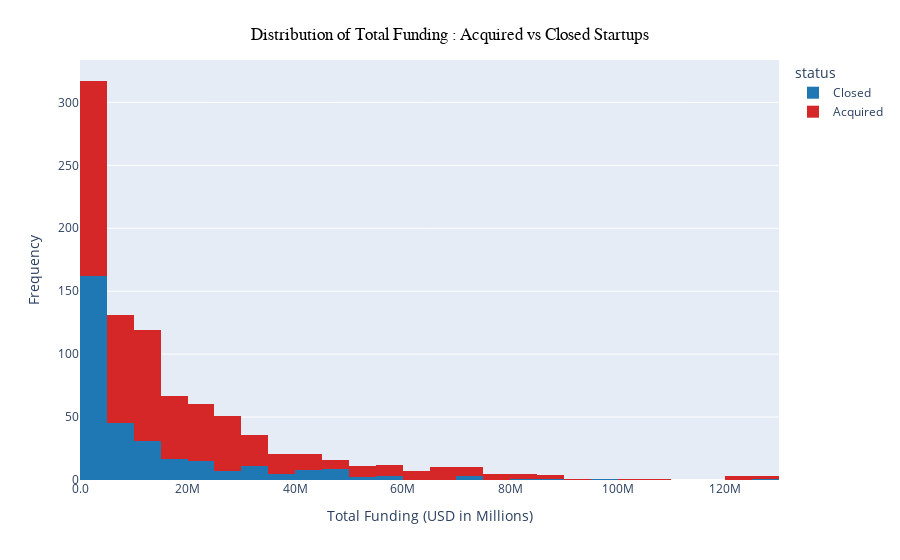

The notebook cell saved with this chart:
### Markdown cell above
#### What's the average funding for acquired vs. closed startups?

### Code cell
colors = ['#1f77b4', '#d62728']

# Filter out extreme outliers from the data
max_value = dataframe['funding_total_usd'].quantile(0.99) 
filtered_data = dataframe[dataframe['funding_total_usd'] < max_value]

status_mapping = {1: 'Acquired', 0: 'Closed'}
filtered_data['status'] = filtered_data['status'].map(status_mapping)

# Create a histogram with the filtered data
fig = px.histogram(data_frame=filtered_data, x='funding_total_usd', color='status',
                   labels={'funding_total_usd': 'Total Funding (USD in Millions)'},
                   color_discrete_sequence=colors)  
                   
# Update layout for better visualization
fig.update_layout(
    title={
        'text': 'Distribution of Total Funding : Acquired vs Closed Startups',
        'y': 0.95,  # You can adjust this for vertical position
        'x': 0.5,  # You can adjust this for horizontal position
        'xanchor': 'center',
        'yanchor': 'top',
        'font': {
            'size': 17,
            'color': 'black',  # You can change the color if you want
            'family': 'Arial, sans-serif', # You can change the font family if you want
        },
    },
    xaxis_title='Total Funding (USD in Millions)',
    yaxis_title='Frequency',
)
# Format the x-axis tick labels to display values in millions
fig.update_xaxes(tickformat=".2s", exponentformat="none")


# Show the figure
fig.show()

### Figure 1 — Plotly figure (JSON) as saved in the notebook; plotly's stock layout.template omitted (floating-point values rounded to 4 significant figures; data arrays with more than 128 entries replaced by an {"elided": "..."} marker saying what was removed)
{"data": [{"alignmentgroup": "True", "bingroup": "x", "hovertemplate": "status=Closed<br>Total Funding (USD in Millions)=%{x}<br>count=%{y}<extra></extra>", "legendgroup": "Closed", "marker": {"color": "#1f77b4", "pattern": {"shape": ""}}, "name": "Closed", "offsetgroup": "Closed", "orientation": "v", "showlegend": true, "type": "histogram", "x": {"elided": "322 int values"}, "xaxis": "x", "yaxis": "y"}, {"alignmentgroup": "True", "bingroup": "x", "hovertemplate": "status=Acquired<br>Total Funding (USD in Millions)=%{x}<br>count=%{y}<extra></extra>", "legendgroup": "Acquired", "marker": {"color": "#d62728", "pattern": {"shape": ""}}, "name": "Acquired", "offsetgroup": "Acquired", "orientation": "v", "showlegend": true, "type": "histogram", "x": {"elided": "591 int values"}, "xaxis": "x", "yaxis": "y"}], "layout": {"barmode": "relative", "legend": {"title": {"text": "status"}, "tracegroupgap": 0}, "margin": {"t": 60}, "title": {"font": {"color": "black", "family": "Arial, sans-serif", "size": 17}, "text": "Distribution of Total Funding : Acquired vs Closed Startups", "x": 0.5, "xanchor": "center", "y": 0.95, "yanchor": "top"}, "xaxis": {"anchor": "y", "domain": [0, 1], "exponentformat": "none", "tickformat": ".2s", "title": {"text": "Total Funding (USD in Millions)"}}, "yaxis": {"anchor": "x", "domain": [0, 1], "title": {"text": "Frequency"}}}}
